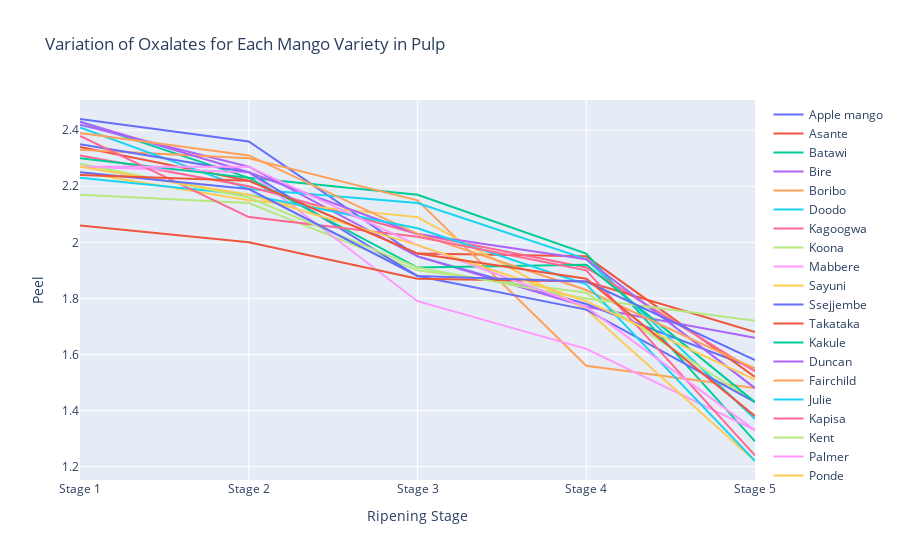

Here is the notebook cell this chart was saved with:
### Code cell
# Create traces for each mango variety
traces = []
for variety in data['Mango variety'].unique():
    subset = data[data['Mango variety'] == variety]
    trace = go.Scatter(x=subset['Ripening stage'], y=subset['Pulp'], mode='lines', name=variety)
    traces.append(trace)

# Create layout
layout = go.Layout(title='Variation of Oxalates for Each Mango Variety in Pulp',
                   xaxis=dict(title='Ripening Stage'),
                   yaxis=dict(title='Peel'))

# Create figure
fig = go.Figure(data=traces, layout=layout)

# Plot figure
pio.show(fig)

### Figure 1 — Plotly figure (JSON) as saved in the notebook; plotly's stock layout.template omitted (floating-point values rounded to 4 significant figures)
{"data": [{"mode": "lines", "name": "Apple mango", "type": "scatter", "x": ["Stage 1", "Stage 2", "Stage 3", "Stage 4", "Stage 5"], "y": [2.44, 2.36, 1.95, 1.78, 1.55]}, {"mode": "lines", "name": "Asante", "type": "scatter", "x": ["Stage 1", "Stage 2", "Stage 3", "Stage 4", "Stage 5"], "y": [2.34, 2.22, 1.96, 1.95, 1.52]}, {"mode": "lines", "name": "Batawi", "type": "scatter", "x": ["Stage 1", "Stage 2", "Stage 3", "Stage 4", "Stage 5"], "y": [2.43, 2.23, 2.17, 1.96, 1.29]}, {"mode": "lines", "name": "Bire", "type": "scatter", "x": ["Stage 1", "Stage 2", "Stage 3", "Stage 4", "Stage 5"], "y": [2.42, 2.27, 1.95, 1.77, 1.66]}, {"mode": "lines", "name": "Boribo", "type": "scatter", "x": ["Stage 1", "Stage 2", "Stage 3", "Stage 4", "Stage 5"], "y": [2.33, 2.3, 2.15, 1.56, 1.48]}, {"mode": "lines", "name": "Doodo", "type": "scatter", "x": ["Stage 1", "Stage 2", "Stage 3", "Stage 4", "Stage 5"], "y": [2.41, 2.19, 2.14, 1.94, 1.37]}, {"mode": "lines", "name": "Kagoogwa", "type": "scatter", "x": ["Stage 1", "Stage 2", "Stage 3", "Stage 4", "Stage 5"], "y": [2.31, 2.2, 2.03, 1.91, 1.54]}, {"mode": "lines", "name": "Koona", "type": "scatter", "x": ["Stage 1", "Stage 2", "Stage 3", "Stage 4", "Stage 5"], "y": [2.17, 2.14, 1.9, 1.82, 1.43]}, {"mode": "lines", "name": "Mabbere", "type": "scatter", "x": ["Stage 1", "Stage 2", "Stage 3", "Stage 4", "Stage 5"], "y": [2.27, 2.25, 1.79, 1.62, 1.33]}, {"mode": "lines", "name": "Sayuni", "type": "scatter", "x": ["Stage 1", "Stage 2", "Stage 3", "Stage 4", "Stage 5"], "y": [2.25, 2.15, 2.09, 1.76, 1.22]}, {"mode": "lines", "name": "Ssejjembe", "type": "scatter", "x": ["Stage 1", "Stage 2", "Stage 3", "Stage 4", "Stage 5"], "y": [2.35, 2.25, 1.88, 1.76, 1.43]}, {"mode": "lines", "name": "Takataka", "type": "scatter", "x": ["Stage 1", "Stage 2", "Stage 3", "Stage 4", "Stage 5"], "y": [2.06, 2, 1.87, 1.86, 1.68]}, {"mode": "lines", "name": "Kakule", "type": "scatter", "x": ["Stage 1", "Stage 2", "Stage 3", "Stage 4", "Stage 5"], "y": [2.3, 2.23, 1.91, 1.92, 1.43]}, {"mode": "lines", "name": "Duncan", "type": "scatter", "x": ["Stage 1", "Stage 2", "Stage 3", "Stage 4", "Stage 5"], "y": [2.43, 2.25, 2.03, 1.94, 1.48]}, {"mode": "lines", "name": "Fairchild", "type": "scatter", "x": ["Stage 1", "Stage 2", "Stage 3", "Stage 4", "Stage 5"], "y": [2.39, 2.31, 2.03, 1.83, 1.55]}, {"mode": "lines", "name": "Julie", "type": "scatter", "x": ["Stage 1", "Stage 2", "Stage 3", "Stage 4", "Stage 5"], "y": [2.23, 2.17, 2.05, 1.85, 1.22]}, {"mode": "lines", "name": "Kapisa", "type": "scatter", "x": ["Stage 1", "Stage 2", "Stage 3", "Stage 4", "Stage 5"], "y": [2.38, 2.09, 2.02, 1.9, 1.24]}, {"mode": "lines", "name": "Kent", "type": "scatter", "x": ["Stage 1", "Stage 2", "Stage 3", "Stage 4", "Stage 5"], "y": [2.28, 2.16, 1.91, 1.8, 1.72]}, {"mode": "lines", "name": "Palmer", "type": "scatter", "x": ["Stage 1", "Stage 2", "Stage 3", "Stage 4", "Stage 5"], "y": [2.27, 2.27, 1.99, 1.77, 1.33]}, {"mode": "lines", "name": "Ponde", "type": "scatter", "x": ["Stage 1", "Stage 2", "Stage 3", "Stage 4", "Stage 5"], "y": [2.27, 2.17, 1.99, 1.79, 1.51]}, {"mode": "lines", "name": "Seena", "type": "scatter", "x": ["Stage 1", "Stage 2", "Stage 3", "Stage 4", "Stage 5"], "y": [2.25, 2.19, 1.88, 1.86, 1.58]}, {"mode": "lines", "name": "Tommy atkin", "type": "scatter", "x": ["Stage 1", "Stage 2", "Stage 3", "Stage 4", "Stage 5"], "y": [2.24, 2.22, 1.96, 1.87, 1.38]}], "layout": {"autosize": true, "title": {"text": "Variation of Oxalates for Each Mango Variety in Pulp"}, "xaxis": {"autorange": true, "range": [0, 4], "title": {"text": "Ripening Stage"}, "type": "category"}, "yaxis": {"autorange": true, "range": [1.152, 2.508], "title": {"text": "Peel"}, "type": "linear"}}}
